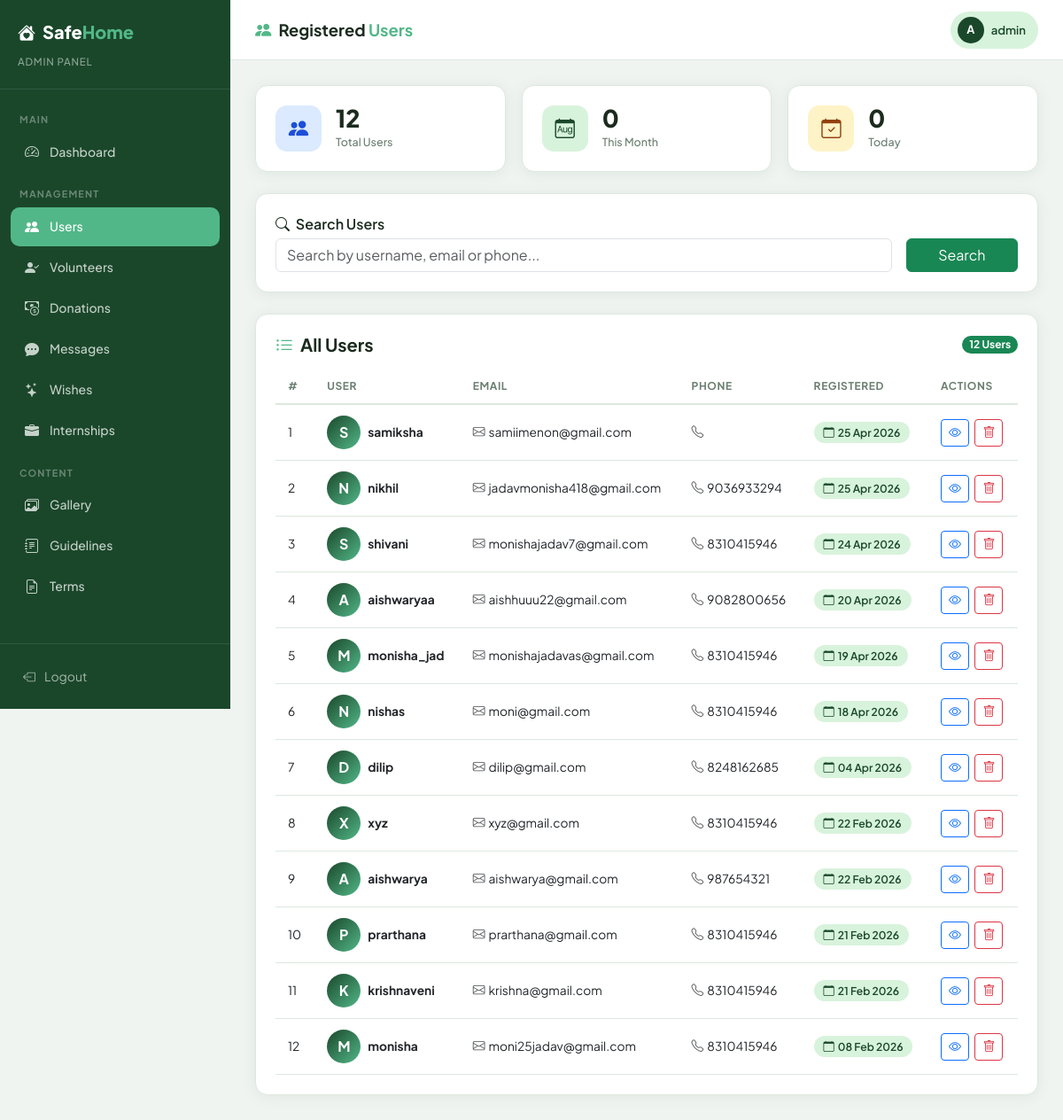
Page /admin/view_users.php (signed in) on the committed database.
### tables this page shows
CREATE TABLE `users` (
  `id` int(11) NOT NULL,
  `username` varchar(50) NOT NULL,
  `email` varchar(100) NOT NULL,
  `password` varchar(255) NOT NULL,
  `phone` varchar(15) DEFAULT NULL,
  `user_type` enum('user','volunteer') DEFAULT 'user',
  `created_at` timestamp NOT NULL DEFAULT current_timestamp(),
  `reset_token` varchar(100) DEFAULT NULL,
  `reset_expiry` datetime DEFAULT NULL,
  `profile_picture` varchar(255) DEFAULT NULL
);

### admin/view_users.php (the view, shortened to what this page needs)
<?php
include('../includes/db_connect.php');
$search = isset($_GET['search']) ? mysqli_real_escape_string($conn, trim($_GET['search'])) : '';
if (!empty($search)) {
    $sql = "SELECT * FROM users WHERE username LIKE '%$search%' OR email LIKE '%$search%' OR phone LIKE '%$search%' ORDER BY created_at DESC";
} else {
    $sql = "SELECT * FROM users ORDER BY created_at DESC";
}
$result      = mysqli_query($conn, $sql);
$total_count = mysqli_fetch_assoc(mysqli_query($conn, "SELECT COUNT(*) AS c FROM users"))['c'];
$this_month  = mysqli_fetch_assoc(mysqli_query($conn, "SELECT COUNT(*) AS c FROM users WHERE MONTH(created_at)=MONTH(CURRENT_DATE()) AND YEAR(created_at)=YEAR(CURRENT_DATE())"))['c'];
$today       = mysqli_fetch_assoc(mysqli_query($conn, "SELECT COUNT(*) AS c FROM users WHERE DATE(created_at)=CURDATE()"))['c'];
$users_data = [];
while ($row = mysqli_fetch_assoc($result)) {
    $users_data[] = $row;
}
?>
<!DOCTYPE html>
<html lang="en">
<head>
    <link href="https://cdn.jsdelivr.net/npm/bootstrap@5.3.0/dist/css/bootstrap.min.css" rel="stylesheet">
    <link href="https://cdn.jsdelivr.net/npm/bootstrap-icons@1.11.0/font/bootstrap-icons.css" rel="stylesheet">
</head>
<body>
<aside class="sidebar">
    <div class="sidebar-brand">
        <h4><i class="bi bi-house-heart-fill me-2"></i>Safe<span>Home</span></h4>
        <small>Admin Panel</small>
    </div>
    <nav class="sidebar-nav">
        <div class="nav-label">Main</div>
        <div class="nav-item"><a href="dashboard.php"><i class="bi bi-speedometer2"></i> Dashboard</a></div>
        <div class="nav-label mt-2">Management</div>
        <div class="nav-item"><a href="view_users.php" class="active"><i class="bi bi-people-fill"></i> Users</a></div>
        <div class="nav-item"><a href="view_volunteers.php"><i class="bi bi-person-check-fill"></i> Volunteers</a></div>
        <div class="nav-item"><a href="view_donations.php"><i class="bi bi-cash-coin"></i> Donations</a></div>
        <div class="nav-item"><a href="view_messages.php"><i class="bi bi-chat-dots-fill"></i> Messages</a></div>
        <div class="nav-item"><a href="view_wishes.php"><i class="bi bi-stars"></i> Wishes</a></div>
        <div class="nav-item"><a href="view_internships.php"><i class="bi bi-briefcase-fill"></i> Internships</a></div>
        <div class="nav-label mt-2">Content</div>
        <div class="nav-item"><a href="view_gallery.php"><i class="bi bi-images"></i> Gallery</a></div>
        <div class="nav-item"><a href="view_guidelines.php"><i class="bi bi-journal-text"></i> Guidelines</a></div>
        <div class="nav-item"><a href="view_terms.php"><i class="bi bi-file-earmark-text"></i> Terms</a></div>
    </nav>
    <div class="sidebar-footer">
        <a href="logout.php"><i class="bi bi-box-arrow-left"></i> Logout</a>
    </div>
</aside>
<div class="main-wrap">
    <header class="topbar">
        <div class="topbar-title"><i class="bi bi-people-fill me-2" style="color:var(--accent)"></i>Registered <span>Users</span></div>
        <div class="admin-chip">
            <div class="avatar">A</div>
            <?php echo htmlspecialchars($_SESSION['admin_username'] ?? 'Admin'); ?>
        </div>
    </header>
    <main class="page-content">
        <div class="stats-grid">
            <div class="stat-card fade-up d1">
                <div class="stat-icon icon-blue"><i class="bi bi-people-fill"></i></div>
                <div class="stat-info">
                    <div class="value"><?php echo $total_count; ?></div>
                    <div class="label">Total Users</div>
                </div>
            </div>
            <div class="stat-card fade-up d2">
                <div class="stat-icon icon-green"><i class="bi bi-calendar-month"></i></div>
                <div class="stat-info">
                    <div class="value"><?php echo $this_month; ?></div>
                    <div class="label">This Month</div>
                </div>
            </div>
            <div class="stat-card fade-up d3">
                <div class="stat-icon icon-gold"><i class="bi bi-calendar-check"></i></div>
                <div class="stat-info">
                    <div class="value"><?php echo $today; ?></div>
                    <div class="label">Today</div>
                </div>
            </div>
        </div>
        <div class="page-card fade-up search-bar">
            <form method="GET" action="" class="row g-3 align-items-end">
                <div class="col-md-10">
                    <label class="form-label fw-semibold mb-1"><i class="bi bi-search me-1"></i> Search Users</label>
                    <input type="text" name="search" class="form-control"
                           placeholder="Search by username, email or phone..."
                           value="<?php echo htmlspecialchars($search); ?>">
                </div>
                <div class="col-md-2">
                    <button type="submit" class="btn btn-success w-100">Search</button>
                </div>
            </form>
        </div>
        <div class="page-card fade-up">
            <div class="d-flex justify-content-between align-items-center mb-3">
                <h5 class="mb-0 fw-bold"><i class="bi bi-list-ul me-2" style="color:var(--accent)"></i>All Users</h5>
                <span class="badge bg-success rounded-pill"><?php echo count($users_data); ?> Users</span>
            </div>
            <?php if (count($users_data) > 0): ?>
            <div class="table-responsive">
                <table class="table table-hover mb-0">
                    <thead>
                        <tr>
                            <th>#</th>
                            <th>User</th>
                            <th>Email</th>
                            <th>Phone</th>
                            <th>Registered</th>
                            <th>Actions</th>
                        </tr>
                    </thead>
                    <tbody>
                        <?php foreach ($users_data as $i => $row): ?>
                        <tr>
                            <td><?php echo $i + 1; ?></td>
                            <td>
                                <div class="d-flex align-items-center gap-2">
                                    <div class="u-avatar"><?php echo strtoupper(substr($row['username'], 0, 1)); ?></div>
                                    <strong><?php echo htmlspecialchars($row['username']); ?></strong>
                                </div>
                            </td>
                            <td><i class="bi bi-envelope me-1 text-muted"></i><?php echo htmlspecialchars($row['email']); ?></td>
                            <td><i class="bi bi-telephone me-1 text-muted"></i><?php echo htmlspecialchars($row['phone']); ?></td>
                            <td><span class="badge-date"><i class="bi bi-calendar me-1"></i><?php echo date('d M Y', strtotime($row['created_at'])); ?></span></td>
                            <td>
                                <button class="btn btn-sm btn-outline-primary me-1"
                                        data-bs-toggle="modal"
                                        data-bs-target="#viewModal<?php echo $row['id']; ?>"
                                        title="View">
                                    <i class="bi bi-eye"></i>
                                </button>
                                <a href="?delete=<?php echo $row['id']; ?>"
                                   class="btn btn-sm btn-outline-danger"
                                   onclick="return confirm('Delete this user? This cannot be undone!')"
                                   title="Delete">
                                    <i class="bi bi-trash"></i>
                                </a>
                            </td>
                        </tr>
                        <?php endforeach; ?>
                    </tbody>
                </table>
            </div>
            <?php endif; ?>
        </div>
    </main>
</div>
</body>
</html>

### rows in the picture
users: username "S", username "samiksha", email "samiimenon@gmail.com", created_at "25 Apr 2026"
users: username "N", username "nikhil", email "jadavmonisha418@gmail.com", phone "9036933294", created_at "25 Apr 2026"
users: username "S", username "shivani", email "monishajadav7@gmail.com", phone "8310415946", created_at "24 Apr 2026"
users: username "A", username "aishwaryaa", email "aishhuuu22@gmail.com", phone "9082800656", created_at "20 Apr 2026"
users: username "M", username "monisha_jad", email "monishajadavas@gmail.com", phone "8310415946", created_at "19 Apr 2026"
users: username "N", username "nishas", email "moni@gmail.com", phone "8310415946", created_at "18 Apr 2026"
users: username "D", username "dilip", email "dilip@gmail.com", phone "8248162685", created_at "04 Apr 2026"
users: username "X", username "xyz", email "xyz@gmail.com", phone "8310415946", created_at "22 Feb 2026"
users: username "A", username "aishwarya", email "aishwarya@gmail.com", phone "987654321", created_at "22 Feb 2026"
users: username "P", username "prarthana", email "prarthana@gmail.com", phone "8310415946", created_at "21 Feb 2026"
users: username "K", username "krishnaveni", email "krishna@gmail.com", phone "8310415946", created_at "21 Feb 2026"
users: username "M", username "monisha", email "moni25jadav@gmail.com", phone "8310415946", created_at "08 Feb 2026"

### other values in the picture
$_SESSION['admin_username'] "admin"
$total_count "12"
$this_month "0"
$today "0"
count($users_data) "12"
